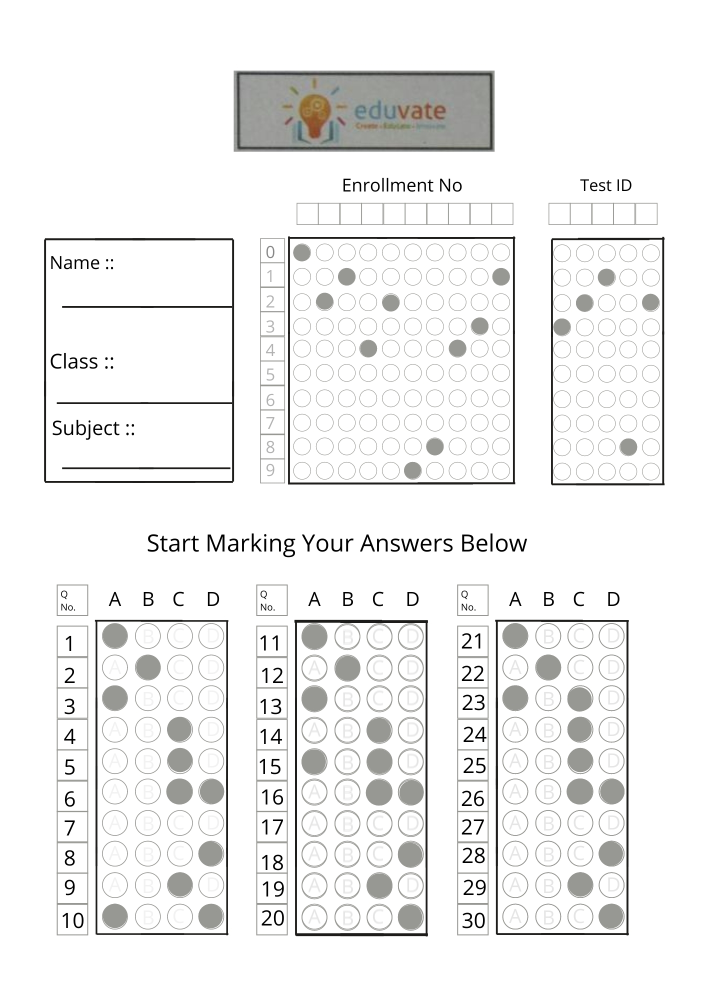
#> input picture Photos/FinalTest.jpg, 1414 x 2000 px (shown at 1/2 size)
$ python read.py
#> lines starting #> are read from the running program, lines starting #| are printed output that depends on the picture; after the words box and inside, x2 and y2 are one past the last pixel; in counts of white or black regions, pixels touching at a corner belong together
### utilities.py
import cv2 as cv
import numpy as np

def StackImages(imgArray,scale,lables=[]):
    rows = len(imgArray)
    cols = len(imgArray[0])
    rowsAvailable = isinstance(imgArray[0], list)
    width = imgArray[0][0].shape[1]
    height = imgArray[0][0].shape[0]
    if rowsAvailable:
        for x in range ( 0, rows):
            for y in range(0, cols):
                imgArray[x][y] = cv.resize(imgArray[x][y], (0, 0), None, scale, scale)
                if len(imgArray[x][y].shape) == 2: imgArray[x][y]= cv.cvtColor( imgArray[x][y], cv.COLOR_GRAY2BGR)
        imageBlank = np.zeros((height, width, 3), np.uint8)
        hor = [imageBlank]*rows
        hor_con = [imageBlank]*rows
        for x in range(0, rows):
            hor[x] = np.hstack(imgArray[x])
            hor_con[x] = np.concatenate(imgArray[x])
        ver = np.vstack(hor)
        ver_con = np.concatenate(hor)
    else:
        for x in range(0, rows):
            imgArray[x] = cv.resize(imgArray[x], (0, 0), None, scale, scale)
            if len(imgArray[x].shape) == 2: imgArray[x] = cv.cvtColor(imgArray[x], cv.COLOR_GRAY2BGR)
        hor= np.hstack(imgArray)
        hor_con= np.concatenate(imgArray)
        ver = hor
    if len(lables) != 0:
        eachImgWidth= int(ver.shape[1] / cols)
        eachImgHeight = int(ver.shape[0] / rows)
        #print(eachImgHeight)
        for d in range(0, rows):
            for c in range (0,cols):
                cv.rectangle(ver,(c*eachImgWidth,eachImgHeight*d),(c*eachImgWidth+len(lables[d])*13+27,30+eachImgHeight*d),(255,255,255),cv.FILLED)
                cv.putText(ver,lables[d],(eachImgWidth*c+10,eachImgHeight*d+20),cv.FONT_HERSHEY_COMPLEX,0.7,(255,0,255),2)
    return ver

def RectContor(contours):
    rectCon = []
    for i in contours:
        area = cv.contourArea(i)
        #print(area)
        if area>50:
            peri = cv.arcLength(i, True)
            approx = cv.approxPolyDP(i, 0.02 * peri,True)
            #print("cornor Points", len(approx))
            if len(approx) == 4:
                rectCon.append(i)

    rectCon = sorted(rectCon, key = cv.contourArea, reverse=True)

    return rectCon

def getCornorPoints(contour):
    peri = cv.arcLength(contour, True)
    approx = cv.approxPolyDP(contour, 0.02 * peri,True)
    return approx

def reorder(mypoints):
    mypoints = mypoints.reshape((4,2))

    mypointsnew = np.zeros((4,1,2),np.int32)

    add = mypoints.sum(1)

    #print(mypoints)
    #print(add)

    mypointsnew[0] = mypoints[np.argmin(add)]   #[0, 0]
    mypointsnew[3] = mypoints[np.argmax(add)]   #[ w, h]

    diff = np.diff(mypoints, axis=1)
    mypointsnew[1] = mypoints[np.argmin(diff)] # [w, 0]
    mypointsnew[2] = mypoints[np.argmax(diff)]  # [ 0,h]
    #print(diff)
    return mypointsnew


def SplitAnswers(img):
    rows = np.vsplit(img,10)
    #cv.imshow("split", rows[0])
    boxes = []
    for r in rows:
        cols = np.hsplit(r,4)
        for box in cols:
            boxes.append(box)
            #cv.imshow("split", box)

    return boxes


def splitRoll(img):
    cols = np.hsplit(img,10)
    #cv.imshow("split", cols[4])

    boxes = []
    for c in cols:
        rows = np.vsplit(c,10)
        for box in rows:
            boxes.append(box)

    return boxes

def splittestid(img):
    cols = np.hsplit(img,5)
    #cv.imshow("split", cols[4])

    boxes = []
    for c in cols:
        rows = np.vsplit(c,10)
        for box in rows:
            boxes.append(box)

    return boxes

### read.py
import cv2 as cv
import numpy as np
import utilities

################################################################

path = "Photos/FinalTest.jpg"
width = 700
height = 700
Questions = 30
Choices = 4

Answers = [0, 1, 0, 2, 2, 3, 0, 1, 2, 3, 1, 0, 0, 2, 0, 3, 0, 1, 2, 3, 0, 1, 0, 2, 2, 3, 2, 0, 2, 3]
#print(len(Answers))
####################################################################

img = cv.imread(path)
#> img is the input picture: shape (2000, 1414, 3); mean B, G, R 239.7, 240.2, 240.2

def Scanner(img):
    img = cv.resize(img, (width, height))
#> img: shape (700, 700, 3)
    imgcontors = img.copy()
    imgbigestcontors = img.copy()
    imggray = cv.cvtColor(img, cv.COLOR_BGR2GRAY)
    imgblur = cv.GaussianBlur(imggray, (5,5),1)
    imgcanny =cv.Canny(imgblur, 10,50)
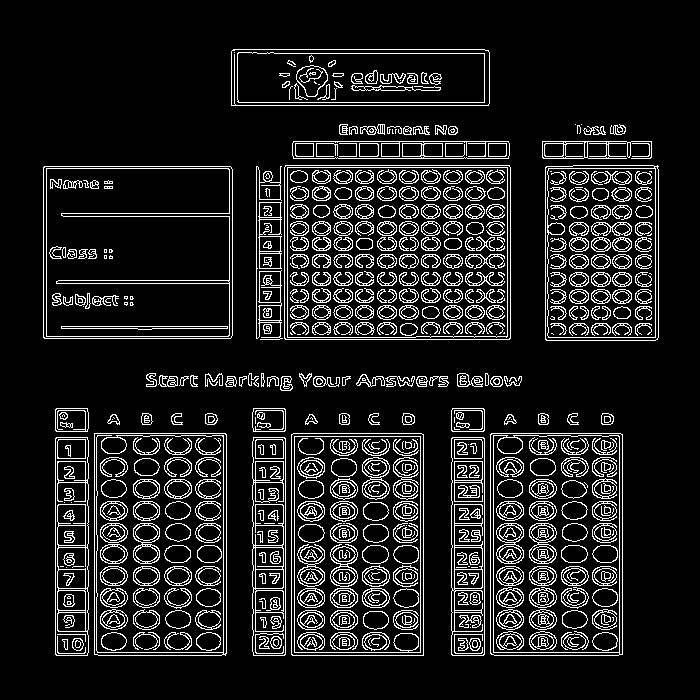
#> imgcanny: shape (700, 700); 11.7% white in thin lines or dots, all inside (x1, y1, x2, y2) = (43, 49, 659, 656)


    ### finding contours
    contours, hierachy = cv.findContours(imgcanny, cv.RETR_EXTERNAL, cv.CHAIN_APPROX_NONE)
#> contours = 72 contours, 13 with area under 20; largest, box (x1, y1, x2, y2) and area: (284, 165, 511, 340) 39320, (43, 166, 233, 339) 32501, (291, 433, 424, 656) 29300, (94, 433, 227, 656) 29296, (490, 433, 623, 656) 29294
    cv.drawContours(imgcontors, contours, -1 ,(0,255,0),10)
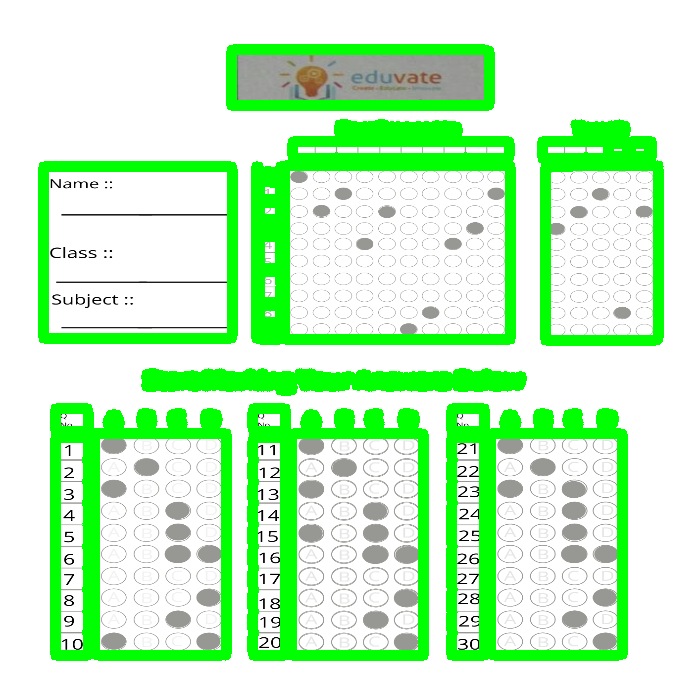
#> imgcontors: shape (700, 700, 3); mean of channels 0, 1, 2 196.2, 246.3, 196.6; drawn as B, G, R
    ## find Rectangles
    rectCon = utilities.RectContor(contours)
#> the loop in RectContor, `for i in contours:` made 72 passes
#> (area, peri, approx) on passes 1 to 3: (7170, 505.5, [[452, 437], [451, 654], [483, 655], [484, 438]]), (7135, 507.1, [[253, 437], [252, 651], [284, 655], [285, 438]]), (7147, 507.9, [[56, 437], [55, 654], [87, 655], [88, 440]])
#> after the loop in RectContor, `for i in contours:`: rectCon = 14 contours; largest, box (x1, y1, x2, y2) and area: (284, 165, 511, 340) 39320, (43, 166, 233, 339) 32501, (291, 433, 424, 656) 29300, (94, 433, 227, 656) 29296, (490, 433, 623, 656) 29294
    RollNo = utilities.getCornorPoints(rectCon[0])
#> in getCornorPoints, `peri = cv.arcLength(contour, True)`: peri = 797.7
#> in getCornorPoints, `approx = cv.approxPolyDP(contour, 0.02 * peri,True)`: approx = [[285, 165], [285, 339], [510, 338], [509, 165]]
#> RollNo = [[285, 165], [285, 339], [510, 338], [509, 165]]
    testid = utilities.getCornorPoints(rectCon[5])
#> testid = [[546, 166], [545, 339], [657, 339], [658, 166]]
    #print(RollNo.shape)
    Question1 = utilities.getCornorPoints(rectCon[2])
#> Question1 = [[291, 434], [291, 654], [423, 655], [423, 434]]
    Question2 = utilities.getCornorPoints(rectCon[3])
#> Question2 = [[94, 433], [94, 654], [225, 655], [226, 434]]
    Question3 = utilities.getCornorPoints(rectCon[4])
#> Question3 = [[491, 433], [490, 653], [622, 654], [622, 434]]


    #print(largestContor)

    if RollNo.size != 0 and Question1.size !=0 and Question2.size != 0:
        cv.drawContours(imgbigestcontors, RollNo, -1, (255,0,0),20)
        cv.drawContours(imgbigestcontors, testid, -1, (255,255,0),20)
        cv.drawContours(imgbigestcontors,Question1,-1,(0,255,0),20)
        cv.drawContours(imgbigestcontors,Question2,-1,(0,0,255),20)
        cv.drawContours(imgbigestcontors,Question3,-1,(255,0,255),20)

        RollNo = utilities.reorder(RollNo)
#> in reorder, `mypoints = mypoints.reshape((4,2))`: mypoints = [[285, 165], [285, 339], [510, 338], [509, 165]]
#> in reorder, `add = mypoints.sum(1)`: add = [450, 624, 848, 674]
#> in reorder, `diff = np.diff(mypoints, axis=1)`: diff = [-120, 54, -172, -344]
#> RollNo = [[285, 165], [509, 165], [285, 339], [510, 338]]
        testid = utilities.reorder(testid)
#> testid = [[546, 166], [658, 166], [545, 339], [657, 339]]
        Question1 = utilities.reorder(Question1)
#> Question1 = [[291, 434], [423, 434], [291, 654], [423, 655]]
        Question2 = utilities.reorder(Question2)
#> Question2 = [[94, 433], [226, 434], [94, 654], [225, 655]]
        Question3 = utilities.reorder(Question3)
#> Question3 = [[491, 433], [622, 434], [490, 653], [622, 654]]

        pt1 = np.float32(RollNo)
#> pt1 = [[285, 165], [509, 165], [285, 339], [510, 338]]
        pt2 = np.float32([[0,0],[width,0],[0,height],[width, height]])
        matrix = cv.getPerspectiveTransform(pt1,pt2)
#> matrix = [[3.1, -8.5e-17, -882.9], [-7.26e-16, 4.03, -664.8], [-2.55e-05, 2.57e-05, 1]]
        RollNoWrapped = cv.warpPerspective(img,matrix,(width,height))

        pt9 = np.float32(testid)
#> pt9 = [[546, 166], [658, 166], [545, 339], [657, 339]]
        pt10 = np.float32([[0,0],[width,0],[0,height],[width, height]])
        matrix4 = cv.getPerspectiveTransform(pt9,pt10)
#> matrix4 = [[6.25, 0.0361, -3418.5], [-1.73e-16, 4.05, -671.7], [-1.81e-19, -4.69e-18, 1]]
        testidWrapped = cv.warpPerspective(img,matrix4,(width,height))

        pt3 = np.float32(Question1)
#> pt3 = [[291, 434], [423, 434], [291, 654], [423, 655]]
        pt4 = np.float32([[0,0],[width,0],[0,height],[width, height]])
        matrix1 = cv.getPerspectiveTransform(pt3,pt4)
#> matrix1 = [[5.38, 1.53e-16, -1565.9], [0, 3.21, -1394.9], [3.48e-05, 3.72e-19, 1]]
        Question1Wraped = cv.warpPerspective(img,matrix1,(width,height))

        pt5 = np.float32(Question2)
#> pt5 = [[94, 433], [226, 434], [94, 654], [225, 655]]
        pt6 = np.float32([[0,0],[width,0],[0,height],[width, height]])
        matrix2 = cv.getPerspectiveTransform(pt5,pt6)
#> matrix2 = [[5.23, -1.31e-17, -491.2], [-0.0235, 3.1, -1339.1], [5.14e-07, -3.38e-05, 1]]
        Question2Wraped = cv.warpPerspective(img,matrix2,(width,height))
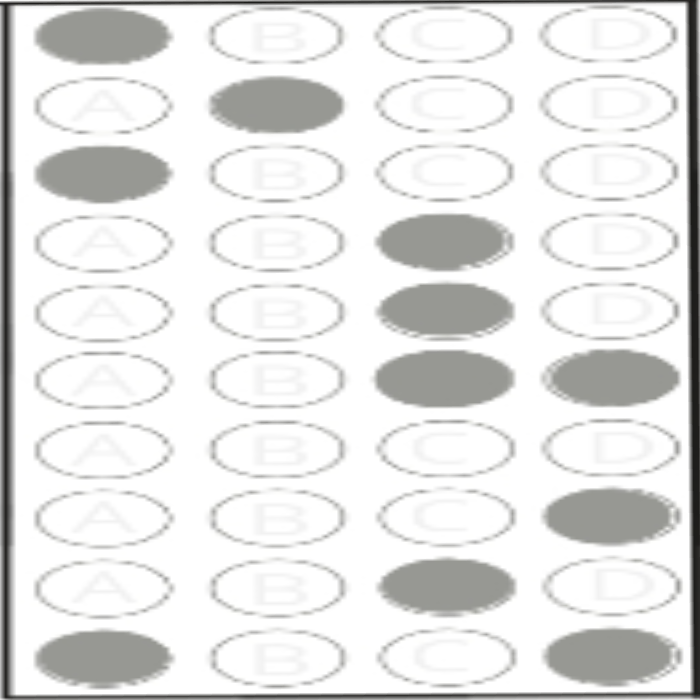
#> Question2Wraped: shape (700, 700, 3); mean of channels 0, 1, 2 227.3, 228.2, 228.1; drawn as B, G, R

        pt7 = np.float32(Question3)
#> pt7 = [[491, 433], [622, 434], [490, 653], [622, 654]]
        pt8 = np.float32([[0,0],[width,0],[0,height],[width, height]])
        matrix3 = cv.getPerspectiveTransform(pt7,pt8)
#> matrix3 = [[5.42, 0.0247, -2673.5], [-0.0248, 3.25, -1396.8], [-5.36e-07, 3.52e-05, 1]]
        Question3Wraped = cv.warpPerspective(img,matrix3,(width,height))


        #appliing Threshold For Detection
        RollNoWrappedGray = cv.cvtColor(RollNoWrapped, cv.COLOR_BGR2GRAY)
        RollNoTresh = cv.threshold(RollNoWrappedGray, 170, 255, cv.THRESH_BINARY_INV)[1]

        testidWrappedGray = cv.cvtColor(testidWrapped, cv.COLOR_BGR2GRAY)
        testidTresh = cv.threshold(testidWrappedGray, 170, 255, cv.THRESH_BINARY_INV)[1]

        Question1WrapedGray = cv.cvtColor(Question1Wraped, cv.COLOR_BGR2GRAY)
        Question1Tresh = cv.threshold(Question1WrapedGray, 170, 255, cv.THRESH_BINARY_INV)[1]

        Question2WrapedGray = cv.cvtColor(Question2Wraped, cv.COLOR_BGR2GRAY)
        Question2Tresh = cv.threshold(Question2WrapedGray, 170, 255, cv.THRESH_BINARY_INV)[1]

        Question3WrapedGray = cv.cvtColor(Question3Wraped, cv.COLOR_BGR2GRAY)
        Question3Tresh = cv.threshold(Question3WrapedGray, 170, 255, cv.THRESH_BINARY_INV)[1]
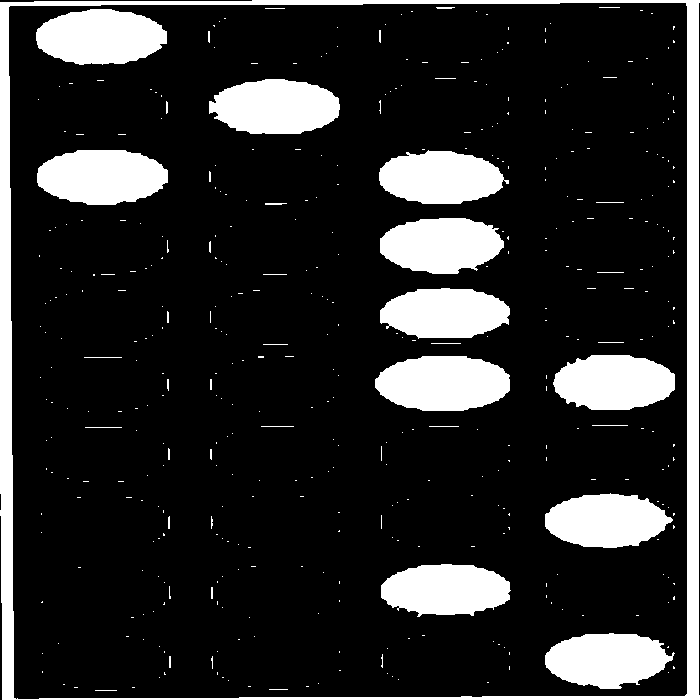
#> Question3Tresh: shape (700, 700); 16.9% white; 431 white regions (389 under 20 px), largest, box (x1, y1, x2, y2) and area: (0, 0, 700, 700) 21000, (375, 356, 510, 411) 5955, (37, 150, 168, 205) 5711

        box1 = utilities.SplitAnswers(Question1Tresh)
#> in SplitAnswers, `rows = np.vsplit(img,10)`: rows = 10 items
#> the loop in SplitAnswers, `for r in rows:` made 10 passes
#> after the loop in SplitAnswers, `for r in rows:`: boxes = 40 items
#> box1 = 40 items
        box2 = utilities.SplitAnswers(Question2Tresh)
#> the loop in SplitAnswers (call 2), `for r in rows:` made 10 passes
#> box2 = 40 items
        box3 = utilities.SplitAnswers(Question3Tresh)
#> box3 = 40 items

        boxes = box1+box2+box3
#> boxes = 120 items

        # [7 lines of commented-out code are left out]
        myPixalValue = np.zeros((Questions, Choices))
        countC = 0
        countR = 0

        for image in boxes:
            totalpixals = cv.countNonZero(image)
            myPixalValue[countR][countC] =  totalpixals
            countC += 1
            if( countC == Choices):
                countR += 1
                countC = 0
#> this loop made 120 passes
#> totalpixals on passes 1 to 4: 7571, 1198, 1201, 1898
#> after the loop, countC = 0; countR = 30; myPixalValue = 30 rows, first 6: [7571, 1198, 1201, 1898], [907, 5661, 154, 895], [6594, 130, 152, 935], [1072, 137, 5511, 980], [6509, 136, 5738, 966], [1062, 156, 6067, 6280]

        np.set_printoptions(suppress=True)
        #print(myPixalValue)

        ################   Finding Index Values of Markings
        myIndex = []
        for x in range(0,Questions):
            arr = myPixalValue[x]
            myIndexVal = np.where(arr == np.amax(arr))
            #print(myIndexVal[0])
            myIndex.append(myIndexVal[0][0])
#> this loop made 30 passes
#> (arr, myIndexVal) on passes 1 to 4: ([7571, 1198, 1201, 1898], ([0],)), ([907, 5661, 154, 895], ([1],)), ([6594, 130, 152, 935], ([0],)), ([1072, 137, 5511, 980], ([2],))
#> after the loop, myIndex = 30 values, max 3 at index 5, min 0 at index 0, mean 1.43
        #print(myIndex)


        # Grading
        grading = []
        for x in range(0,Questions):
            if Answers[x] == myIndex[x]  and myPixalValue[x][myIndex[x]] >= 2000:
                cnt = 0
                for i in range(0,4):
                    if(myPixalValue[x][i] >= 2000):
                        cnt += 1

                if(cnt > 1):
                    grading.append(0)
                else:
                    grading.append(1)
            else:
                grading.append(0)
#> after the loop, grading = 30 values, max 1 at index 0, min 0 at index 4, mean 0.5

        #print(Answers)
        #print("")
        #print(grading)
        Marks_obtained = sum(grading)
#> Marks_obtained = 15


        ### checking for Roll no
        RollBoxes = utilities.splitRoll(RollNoTresh)
#> in splitRoll, `cols = np.hsplit(img,10)`: cols = 10 items
#> the loop in splitRoll, `for c in cols:` made 10 passes
#> after the loop in splitRoll, `for c in cols:`: boxes = 100 items
#> RollBoxes = 100 items
        myPixalValue_roll = np.zeros((10, 10))
        countC = 0
        countR = 0

        for image in RollBoxes:
            totalpixals = cv.countNonZero(image)
            myPixalValue_roll[countR][countC] =  totalpixals
            countC += 1
            if( countC == 10):
                countR += 1
                countC = 0
#> this loop made 100 passes
#> totalpixals on passes 1 to 4: 2508, 350, 350, 363
#> after the loop, countC = 0; countR = 10

        np.set_printoptions(suppress=True)
        #print(myPixalValue_roll)

        ################   Finding Index Values of Markings
        myIndex_roll = []
        for x in range(0,10):
            arr = myPixalValue_roll[x]
            myIndexVal_roll = np.where(arr == np.amax(arr))
            #print(myIndexVal[0])
            myIndex_roll.append(myIndexVal_roll[0][0])
#> this loop made 10 passes
#> (arr, myIndexVal_roll) on passes 1 to 4: ([2508, 350, 350, 363, 350, 350, 350, 350, 350, 679], ([0],)), ([352, 0, 1809, 9, 0, 0, 0, 0, 0, 377], ([2],)), ([350, 1867, 0, 7, 0, 0, 0, 0, 0, 359], ([1],)), ([352, 0, 1, 7, 1843, 0, 0, 0, 0, 350], ([4],))
#> after the loop, myIndex_roll = [0, 2, 1, 4, 2, 9, 8, 4, 3, 1]
        #print(myIndex_roll)
        Scanned_Roll = ''.join(map(str, myIndex_roll))


        ### checking for testID
        testid_box = utilities.splittestid(testidTresh)
#> in splittestid, `cols = np.hsplit(img,5)`: cols = 5 items
#> the loop in splittestid, `for c in cols:` made 5 passes
#> after the loop in splittestid, `for c in cols:`: boxes = 50 items
#> testid_box = 50 items
        #print(testidTresh)
        myPixalValue_test = np.zeros((5, 10))
        countC = 0
        countR = 0

        for image in testid_box:
            totalpixals = cv.countNonZero(image)
            myPixalValue_test[countR][countC] =  totalpixals
            countC += 1
            if( countC == 10):
                countR += 1
                countC = 0
#> this loop made 50 passes
#> totalpixals on passes 1 to 4: 1263, 674, 693, 4415

        np.set_printoptions(suppress=True)
        #print(myPixalValue_test)

        ################   Finding Index Values of Markings
        myIndex_test = []
        for x in range(0,5):
            arr = myPixalValue_test[x]
            myIndexVal_test = np.where(arr == np.amax(arr))
            #print(myIndexVal_test[0])
            myIndex_test.append(myIndexVal_test[0][0])
        #print(type(myIndex_test))
        Scanned_testID = ''.join(map(str, myIndex_test))


    imageBlank =np.zeros_like(img)

    imageAray = ([img, imggray, imgblur, imgcanny],
                 [imgcontors, imgbigestcontors, Question1Wraped, Question1Tresh])
    imgStacked = utilities.StackImages(imageAray, 0.5)
#> in StackImages, `ver = np.vstack(hor)`:
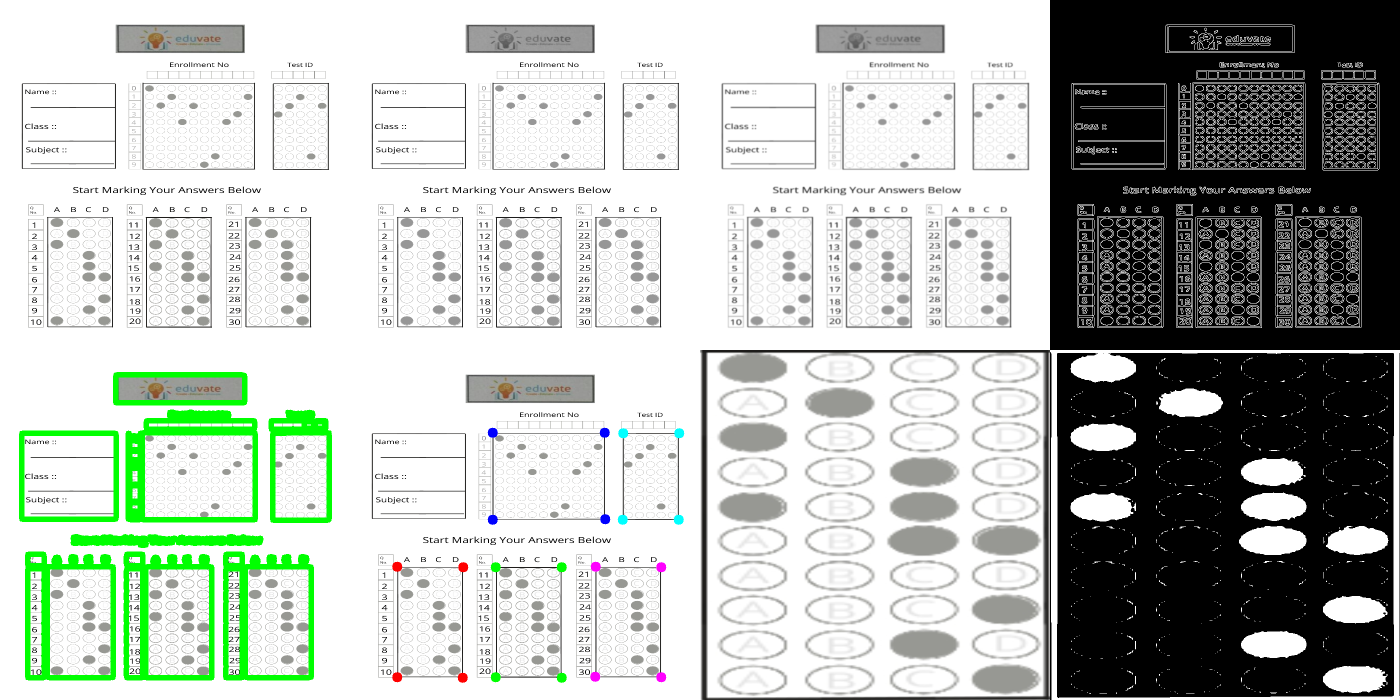
#> ver: shape (700, 1400, 3); mean of channels 0, 1, 2 181.7, 188.1, 181.9; drawn as B, G, R

    #cv.imshow("Stacked Images", imgStacked)
    #cv.waitKey(0)

    return Scanned_Roll, Scanned_testID, Marks_obtained

rollno, testid, Marks =  Scanner(img)
